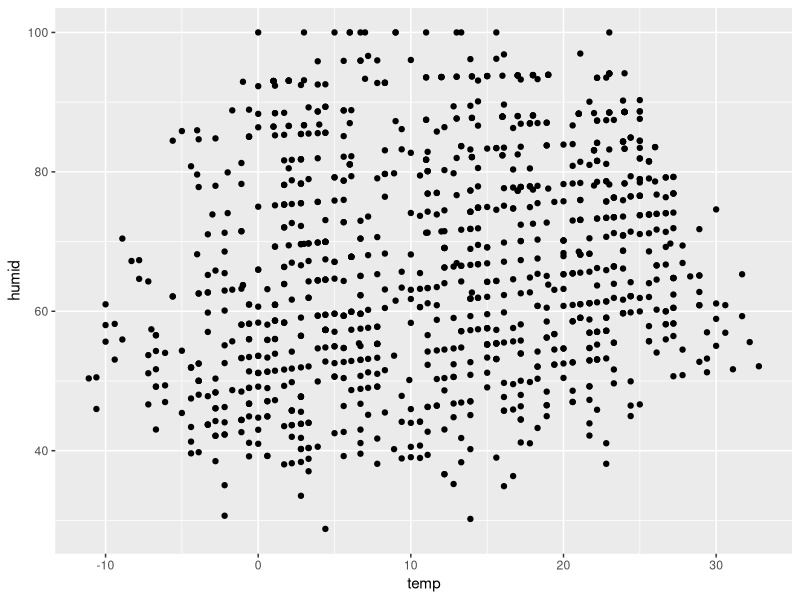
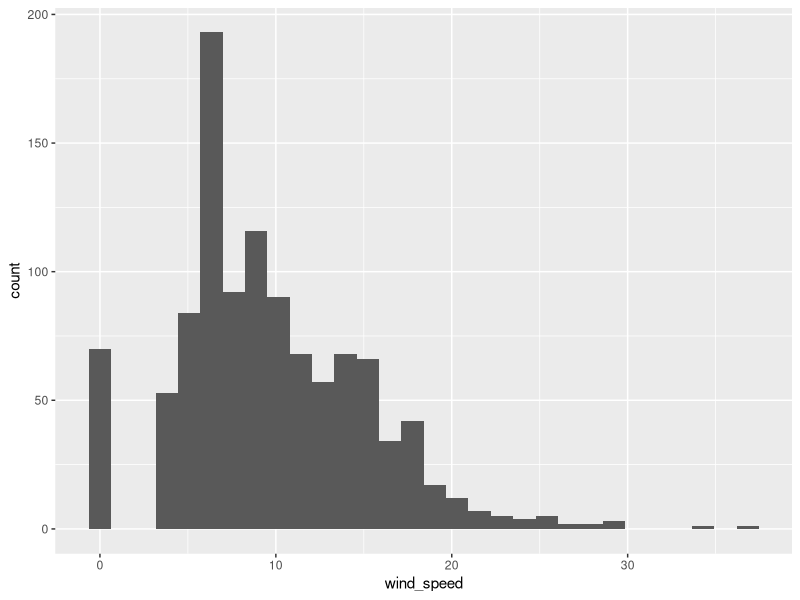
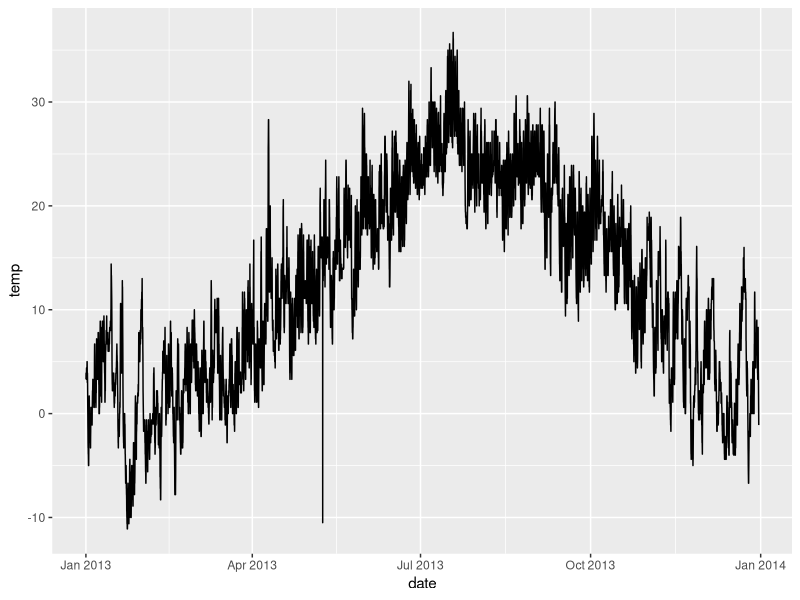
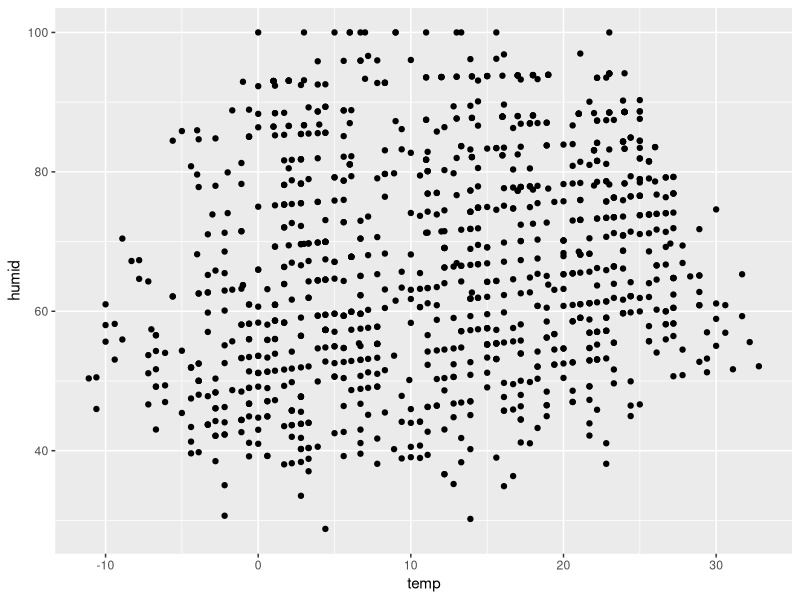
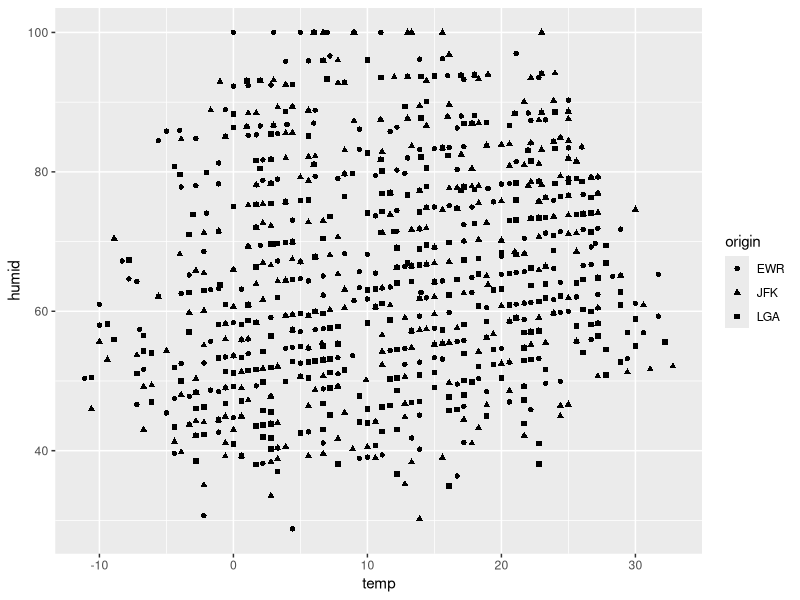
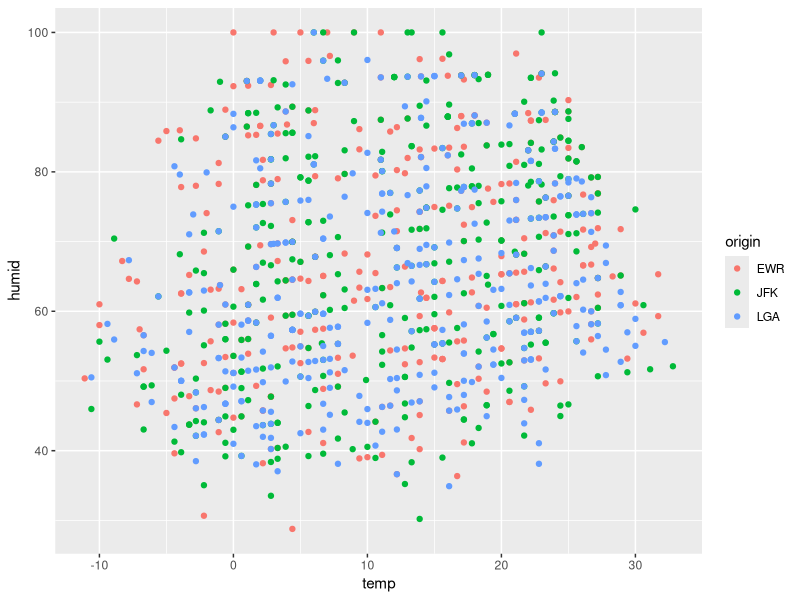
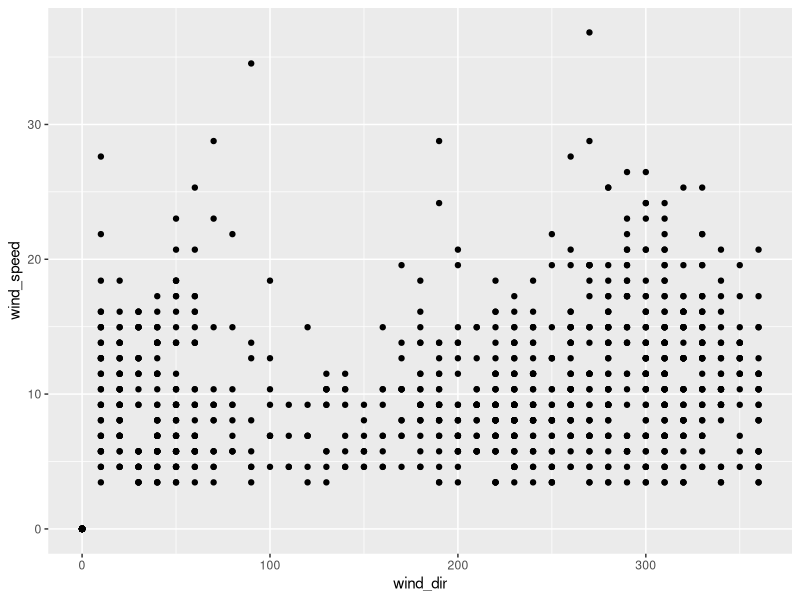
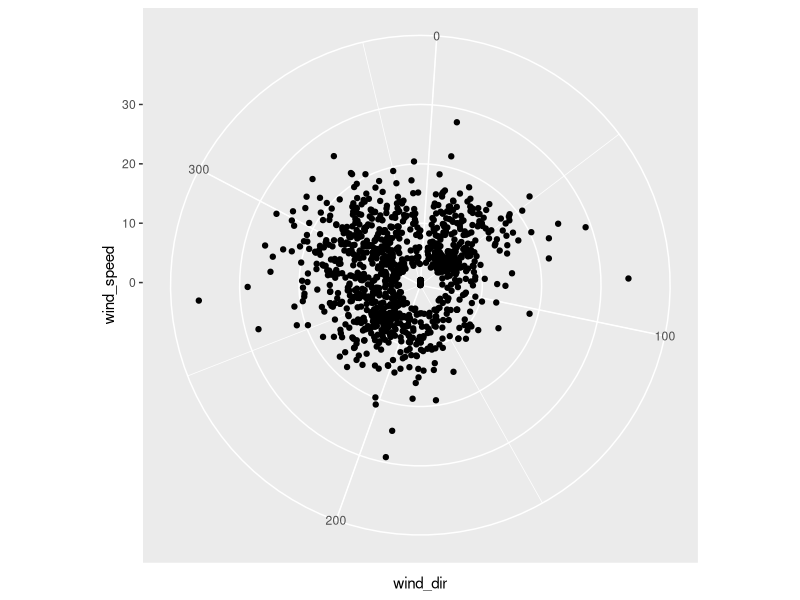

Write the R code that produced these figures, in order.
# install.packages("ggplot2")

library(readr)
library(tidyr)
library(dplyr)
library(ggplot2)

# Minor fixes for the included data
weather <- read_csv("weather.csv", col_types = list(
  date = col_datetime("%Y-%m-%d %H:%M:%S"),
  precip = col_double(),
  visib = col_double()
)) %>% mutate(
  temp = (temp - 32) * 5 / 9,
  dewp = (dewp - 32) * 5 / 9
)

# A data frame has named columns, each column is the same length
weather
str(weather)
View(weather)

# Introduction to data frames --------------------------------------------------

daily <- filter(weather, hour == 12)
jfk <- filter(weather, origin == "JFK")

# Basic graphics ---------------------------------------------------------------
# What is a plot? Mapping between variables and aesthietcs.
# Three most useful graphics are:
# scatterplot, histogram & line chart

ggplot(daily, aes(temp, humid)) +
  geom_point()
ggplot(daily, aes(wind_speed)) +
  geom_histogram()
ggplot(jfk, aes(date, temp)) +
  geom_line()


# Scatterplots ------------------------------------------------------------

ggplot(daily, aes(temp, humid)) + geom_point()
# Add extra properties with shape or colour
ggplot(daily, aes(temp, humid, shape = origin)) +
  geom_point()
ggplot(daily, aes(temp, humid, colour = origin)) +
  geom_point()


# Discrete data
ggplot(daily, aes(wind_dir, wind_speed)) +
  geom_point()
ggplot(daily, aes(wind_dir, wind_speed)) +
  geom_jitter() +
  coord_polar()

# And in the dev version
ggplot(daily, aes(wind_dir, wind_speed)) +
  geom_count()

# Line charts ------------------------------------------------------------------

# Useful when you have a time series
ggplot(daily, aes(date, temp)) +
  geom_point()
ggplot(daily, aes(date, temp)) +
  geom_line()
ggplot(daily, aes(date, temp, group = origin)) +
  geom_line()
ggplot(daily, aes(date, temp, colour = origin)) +
  geom_line()

# Alternative to aesthetics is to use _facetting_
ggplot(daily, aes(date, temp)) +
  geom_line() +
  facet_wrap(~origin)

# Will learn how to do this later
daily <- daily %>%
  group_by(date) %>%
  mutate(temp_diff = temp - mean(temp))
ggplot(daily, aes(date, temp_diff)) +
  geom_line(aes(colour = origin))


jfk$yday <- lubridate::yday(jfk$date)

ggplot(jfk, aes(hour, humid)) +
  geom_line(aes(group = yday)) +
  facet_wrap(~yday)

ggplot(jfk, aes(hour, humid)) +
  stat_summary(fun.ymin = min, fun.ymax = max, geom = "ribbon") +
  facet_wrap(~month)


ggplot(jfk, aes(hour, temp)) +
  geom_line()
ggplot(jfk, aes(hour, temp)) +
  geom_line(aes(group = interaction(month, day)))
ggplot(jfk, aes(hour, temp)) +
  geom_line(aes(group = day)) +
  facet_wrap(~month)


# Histograms -------------------------------------------------------------------

ggplot(daily, aes(wind_speed)) + geom_histogram()
ggplot(daily, aes(wind_speed)) +
  geom_histogram(binwidth = 1)

ggplot(daily, aes(wind_dir)) + geom_histogram()
ggplot(daily, aes(wind_dir)) + geom_histogram()

ggplot(daily, aes(wind_dir)) +
  geom_histogram(binwidth = 10)

ggplot(daily, aes(precip)) + geom_histogram()

ggplot(filter(weather, precip > 0), aes(precip)) +
  geom_histogram(binwidth = 0.01)
# ALWAYS EXPERIMENT WITH THE BIN WIDTH!

# What's strange about wind speed?
ggplot(daily, aes(wind_speed)) + geom_histogram()
ggplot(daily, aes(wind_speed)) + geom_histogram(binwidth = 1)
ggplot(daily, aes(wind_speed)) + geom_histogram(binwidth = 0.5)
ggplot(daily, aes(wind_speed)) + geom_histogram(binwidth = 0.1)

resolution(daily$wind_speed)
ggplot(daily, aes(wind_speed)) + geom_histogram(binwidth = 1.15)
# What's the significance of 1.15?
